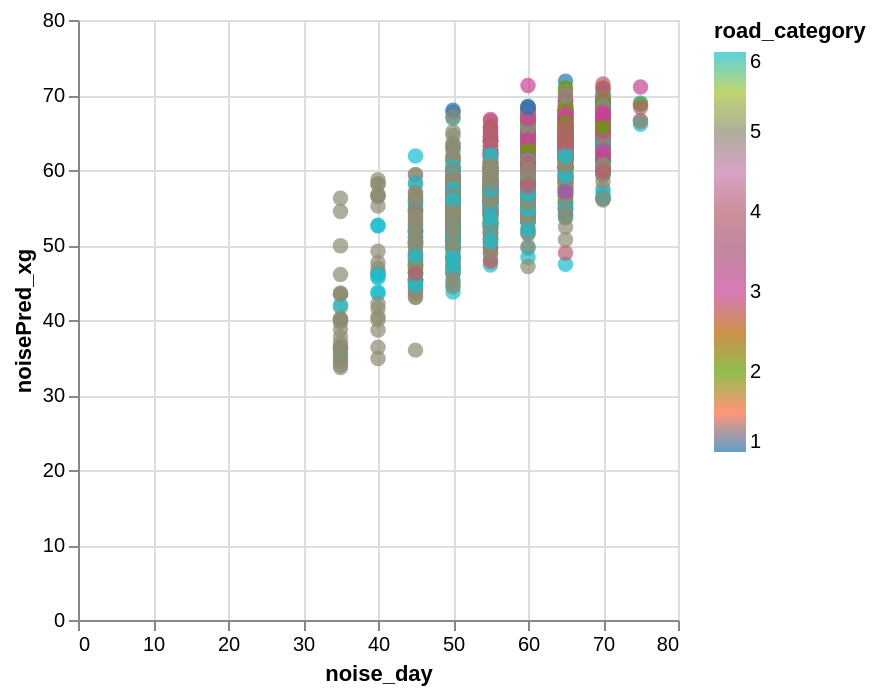

The cell this chart's notebook holds for it:
### Code cell
data_test['noisePred_xg'] = y_pred

alt.Chart(data_test).mark_circle(size=60).encode(
    x='noise_day',
    y='noisePred_xg',
    color=alt.Color('road_category', scale=alt.Scale(scheme='category10')),
    tooltip=['dist_to_main','signals']
).interactive()

### Figure 1 — Vega-Lite specification as saved in the notebook (floating-point values rounded to 4 significant figures; data arrays with more than 128 entries replaced by an {"elided": "..."} marker saying what was removed)
{"config": {"view": {"continuousWidth": 300, "continuousHeight": 300}}, "data": {"name": "data-aa5e719f47ef36b94d15171aeaaea35d"}, "mark": {"type": "circle", "size": 60}, "encoding": {"color": {"field": "road_category", "scale": {"scheme": "category10"}, "type": "quantitative"}, "tooltip": [{"field": "dist_to_main", "type": "quantitative"}, {"field": "signals", "type": "quantitative"}], "x": {"field": "noise_day", "type": "quantitative"}, "y": {"field": "noisePred_xg", "type": "quantitative"}}, "params": [{"name": "param_1e9efca18e7a2868", "select": {"type": "interval", "encodings": ["x", "y"]}, "bind": "scales"}], "$schema": "https://vega.github.io/schema/vega-lite/v6.4.1.json", "datasets": {"data-aa5e719f47ef36b94d15171aeaaea35d": {"elided": "2334 records"}}}
